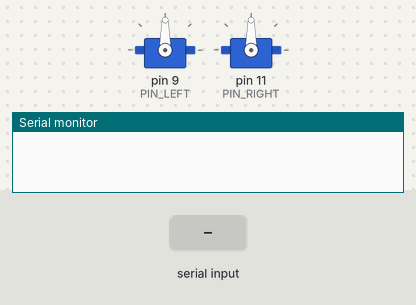
Bench run of a sketch on a simulated Arduino Uno, built with avr-gcc and run on an emulated ATmega328P. On the bench: 2 × servo, the last lines printed to the serial monitor. Inputs (shaded band) come from the test bench.

Above: at 1.2 s.
1.3 s: "F" received over Serial
At 2.5 s:
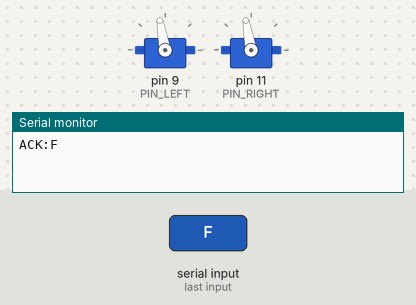
2.8 s: "R" received over Serial
At 3.7 s:
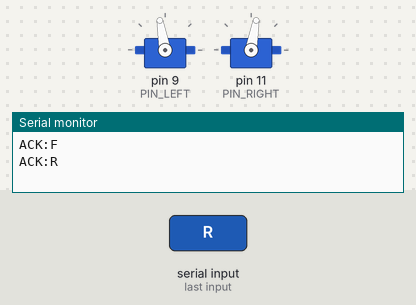
4.3 s: "L" received over Serial
At 4.9 s:
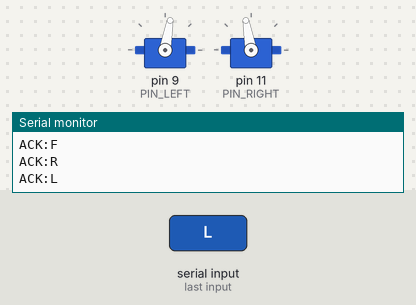
5.8 s: "b" received over Serial
At 7.2 s:
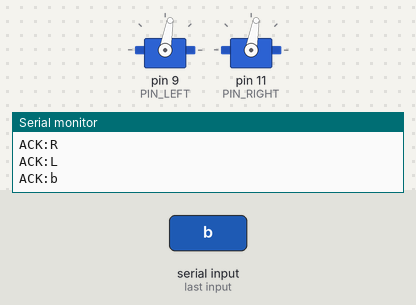
Timing chart, 0 to 8.3 s (numbered marks = the images above; inputs shaded):
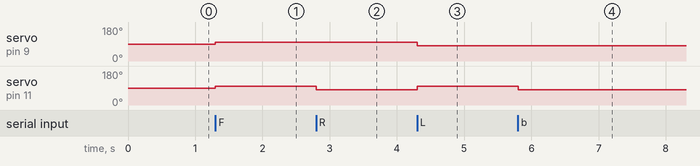

The sketch:

rover_motor_controller.ino
```cpp
/*
 * rover_motor_controller.ino
 * Autonomous Delivery Rover — Arduino Uno Firmware
 *
 * Hardware:
 *   - Sabertooth 12A motor driver on pins 9 (CH1/left) and 11 (CH2/right)
 *     via Servo library (RC mode). Servo 90 = stop, >90 = fwd, <90 = rev.
 *   - HC-SR04 ultrasonic sensor: TRIG=7, ECHO=8
 *   - Serial at 9600 baud with Raspberry Pi
 *
 * Commands (single character):
 *   F  — Forward          → ACK:F
 *   b  — Reverse          → ACK:b
 *   R  — Pivot right      → ACK:R
 *   L  — Pivot left       → ACK:L
 *   r  — Gentle right     → ACK:r
 *   l  — Gentle left      → ACK:l
 *   S  — Stop             → ACK:S
 *   D  — Distance reading → D:<cm>  (or D:-1 on timeout)
 *   P  — Ping             → OK
 *
 * Speed values are intentionally conservative — closer to neutral (90)
 * means slower and safer indoors. Increase toward 105/78 if more speed needed.
 */

#include <Servo.h>

// ── Pin assignments ────────────────────────────────────────────────────────
const int PIN_LEFT   =  9;   // CH1 — left  motors (Sabertooth S1)
const int PIN_RIGHT  = 11;   // CH2 — right motors (Sabertooth S2)
const int PIN_TRIG   =  7;   // HC-SR04 trigger
const int PIN_ECHO   =  8;   // HC-SR04 echo

// ── Speed values (Servo degrees) ─────────────────────────────────────────
// Neutral = 90. Increase → faster forward. Decrease → faster reverse.
// Keep these close to 90 for safe indoor use.
const int SPD_STOP         = 90;

const int SPD_FORWARD      = 100;  // straight forward  (slowed from 105)
const int SPD_REVERSE      = 80;   // straight reverse  (slowed from 78)

// Pivot MUST be at least 10 units from neutral (90) to clear Sabertooth deadband.
// Values like 96/84 are inside the deadband and cause NO movement.
const int SPD_PIVOT_FWD    = 100;  // pivot: forward side
const int SPD_PIVOT_REV    = 80;   // pivot: reverse side

const int SPD_GENTLE_OUTER = 97;   // gentle curve: faster wheel
const int SPD_GENTLE_INNER = 93;   // gentle curve: slower wheel

// ── HC-SR04 timeout ───────────────────────────────────────────────────────
const unsigned long ECHO_TIMEOUT_US = 30000UL;   // 30 ms ≈ 5 m max

// ── Objects ───────────────────────────────────────────────────────────────
Servo leftMotors;
Servo rightMotors;

// ── Helpers ───────────────────────────────────────────────────────────────

inline void setMotors(int left, int right) {
  leftMotors.write(left);
  rightMotors.write(right);
}

long readDistanceCm() {
  digitalWrite(PIN_TRIG, LOW);
  delayMicroseconds(2);
  digitalWrite(PIN_TRIG, HIGH);
  delayMicroseconds(10);
  digitalWrite(PIN_TRIG, LOW);

  long duration = pulseIn(PIN_ECHO, HIGH, ECHO_TIMEOUT_US);
  if (duration == 0) return -1L;
  return (duration * 34L) / 2000L;
}

// ── Setup ─────────────────────────────────────────────────────────────────
void setup() {
  Serial.begin(9600);

  leftMotors.attach(PIN_LEFT);
  rightMotors.attach(PIN_RIGHT);
  setMotors(SPD_STOP, SPD_STOP);   // safety: start stopped

  pinMode(PIN_TRIG, OUTPUT);
  pinMode(PIN_ECHO, INPUT);
  digitalWrite(PIN_TRIG, LOW);

  delay(50);
}

// ── Main loop ─────────────────────────────────────────────────────────────
void loop() {
  if (!Serial.available()) return;

  char cmd = Serial.read();

  switch (cmd) {

    // ── Forward ────────────────────────────────────────────────────────
    case 'F':
      setMotors(SPD_FORWARD, SPD_FORWARD);
      Serial.println("ACK:F");
      break;

    // ── Reverse ────────────────────────────────────────────────────────
    case 'b':
      setMotors(SPD_REVERSE, SPD_REVERSE);
      Serial.println("ACK:b");
      break;

    // ── Pivot right: left fwd, right rev ───────────────────────────────
    case 'R':
      setMotors(SPD_PIVOT_FWD, SPD_PIVOT_REV);
      Serial.println("ACK:R");
      break;

    // ── Pivot left: left rev, right fwd ───────────────────────────────
    case 'L':
      setMotors(SPD_PIVOT_REV, SPD_PIVOT_FWD);
      Serial.println("ACK:L");
      break;

    // ── Gentle right: both fwd, right side slightly slower ─────────────
    case 'r':
      setMotors(SPD_GENTLE_OUTER, SPD_GENTLE_INNER);
      Serial.println("ACK:r");
      break;

    // ── Gentle left: both fwd, left side slightly slower ──────────────
    case 'l':
      setMotors(SPD_GENTLE_INNER, SPD_GENTLE_OUTER);
      Serial.println("ACK:l");
      break;

    // ── Stop ───────────────────────────────────────────────────────────
    case 'S':
      setMotors(SPD_STOP, SPD_STOP);
      Serial.println("ACK:S");
      break;

    // ── Distance (HC-SR04) ─────────────────────────────────────────────
    case 'D': {
      long cm = readDistanceCm();
      Serial.print("D:");
      Serial.println(cm);
      break;
    }

    // ── Ping ───────────────────────────────────────────────────────────
    case 'P':
      Serial.println("OK");
      break;

    default:
      break;
  }
}
```

Measured:
- after the input at 1.3 s, servo on pin 9 (PIN_LEFT), servo on pin 11 (PIN_RIGHT): 90° → 100° at once
- after the input at 2.8 s, servo on pin 11 (PIN_RIGHT): 100° → 80° at once
- after the input at 4.3 s, servo on pin 9 (PIN_LEFT): 100° → 80° at once; servo on pin 11 (PIN_RIGHT): 80° → 100° at once
- after the input at 5.8 s, servo on pin 11 (PIN_RIGHT): 100° → 80° at once
